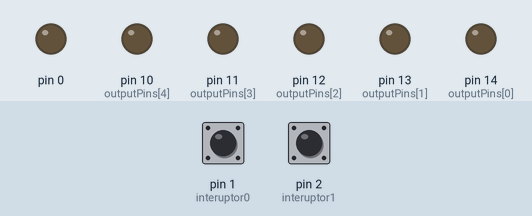
Simulated run of this sketch. Board: Arduino Uno, built with avr-gcc and run on an emulated ATmega328P. Parts: output pins drawn as LEDs (lit = HIGH). Inputs (shaded band) come from the test bench; at power-on: pin 1 (interuptor0) LOW, pin 2 (interuptor1) LOW.

Above: at 1.2 s.
1.3 s: pin 1 (interuptor0) pulled HIGH for 0.15 s
At 1.45 s:
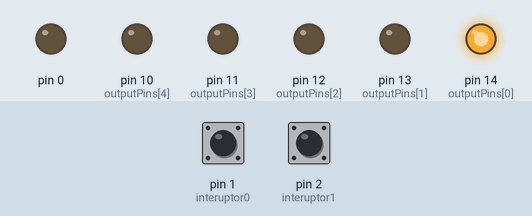
4.3 s: pin 2 (interuptor1) pulled HIGH for 3.2 s
At 4.45 s:
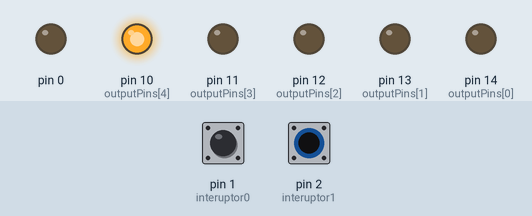
9.0 s: pin 2 (interuptor1) pulled HIGH for 1 s
At 10.15 s:
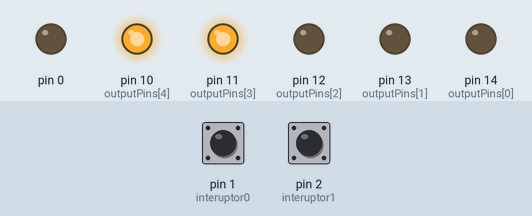
12.0 s: pin 1 (interuptor0) pulled HIGH for 1 s
At 13.15 s:
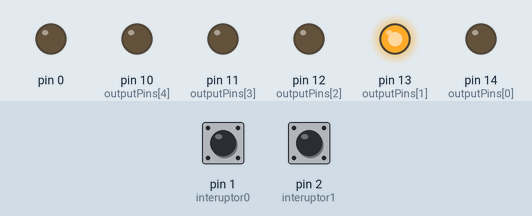
Timing chart, 0 to 16.0 s (numbered marks = the images above; inputs shaded):
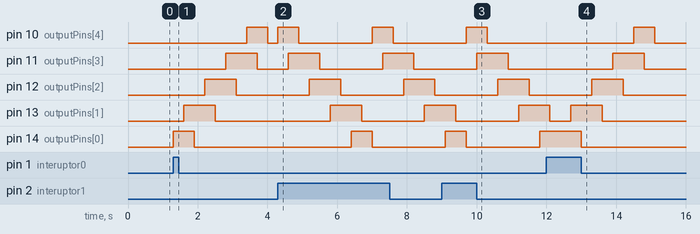

The sketch:

3-luceNavidad.ino
```cpp
/*
verde = puerto 21
amarillo = 20
rojo = 19
*/
// Definir pines para entradas y salidas
//const int inputPins[] = {2, 3, 4, 5}; // Pines para las entradas (similar a PORTD)
int interuptor0 = 1;
int interuptor1 = 2;
const int outputPins[] = {14,13,12,11,10}; // Pines de salida (similar a PORTB)

// Función para leer el estado de los pines de entrada y formar un valor binario

//LOW, HIGH
void funcion_UnoCero(){
    int time = 300;
    digitalWrite(14,HIGH);
    delay(time);
    for(int i=1;i<5;i++){
      digitalWrite(outputPins[i-1],HIGH);
      digitalWrite(outputPins[i],HIGH);
      delay(time);
      digitalWrite(outputPins[i-1],LOW);
      delay(time);
    }


    for(int i=0; i<5; i++){
      digitalWrite(outputPins[i], LOW);
    }
}

void funcion_CeroUno(){
    int time = 300;
    digitalWrite(10,HIGH);
    delay(time);
    for(int i=4;i>0;i--){
      digitalWrite(outputPins[i],HIGH);
      digitalWrite(outputPins[i-1],HIGH);
      delay(time);
      digitalWrite(outputPins[i],LOW);
      delay(time);
    }


    for(int i=0; i<5; i++){
      digitalWrite(outputPins[i], LOW);
    }
}
void setup() {
  // Configuración de pines

  pinMode(interuptor0, INPUT);
  pinMode(interuptor1, INPUT);

  for (int i = 0; i < 6; i++) {
    pinMode(outputPins[i], OUTPUT);
  }
}
void loop() {
  if(digitalRead(interuptor0))
    funcion_UnoCero();

  if(digitalRead(interuptor1))
    funcion_CeroUno();

  if(digitalRead(interuptor0)&&digitalRead(interuptor1)){

    funcion_UnoCero();
    funcion_CeroUno();
  }
}
```

Measured:
- after the input at 1.3 s, pin 10 (outputPins[4]): LOW → HIGH after 2.1 s, → LOW 0.60 s later; pin 11 (outputPins[3]): LOW → HIGH after 1.5 s, → LOW 0.90 s later
- after the input at 4.3 s, pin 10 (outputPins[4]): alternates HIGH for 0.60 s and LOW for 2.1 s, starting at once; pin 11 (outputPins[3]): alternates HIGH for 0.90 s and LOW for 1.8 s, starting after 0.30 s
- after the input at 9.0 s, pin 10 (outputPins[4]): LOW → HIGH after 0.70 s, → LOW 0.60 s later; pin 11 (outputPins[3]): LOW → HIGH after 1.0 s, → LOW 0.90 s later; pin 12 (outputPins[2]): LOW → HIGH after 1.6 s, → LOW 0.90 s later
- after the input at 12.0 s, pin 10 (outputPins[4]): LOW → HIGH after 2.5 s, → LOW 0.60 s later; pin 11 (outputPins[3]): LOW → HIGH after 1.9 s, → LOW 0.90 s later; pin 12 (outputPins[2]): LOW → HIGH after 1.3 s, → LOW 0.90 s later; pin 14 (outputPins[0]): HIGH → LOW after 1.0 s instead of 0.40 s
